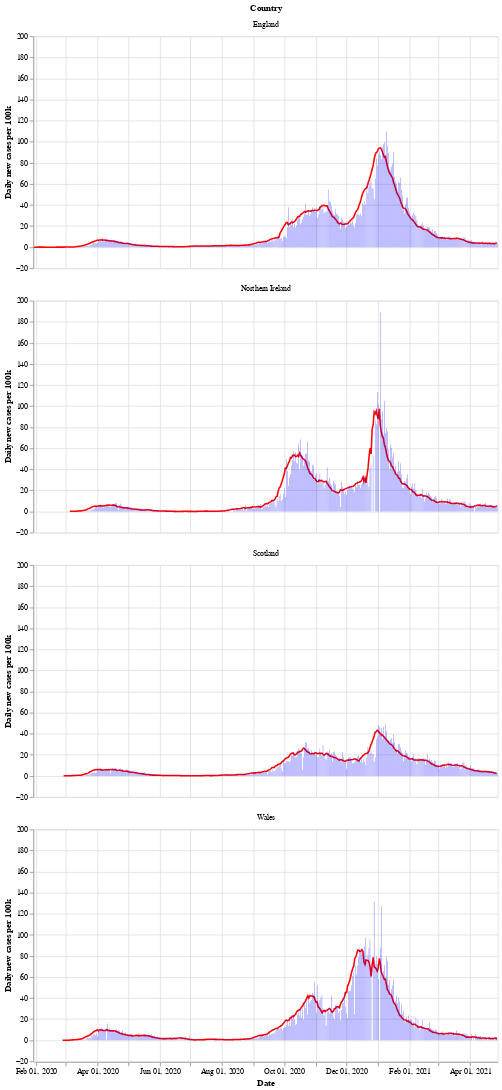

Notebook code cell kept with this figure:
### Markdown cell above
Next is a bar chart of the number of new cases in each country (per 100k population), with the 7 day moving average of cases. Again we see that Wales saw a longer period of raising and falling cases compared to the other countries.

After a period of cases falling, each nation is now seeing a rise in the number of cases - especially in Wales.

### Code cell
# collapse
bars = alt.Chart(uk_cases).mark_bar().encode(
    x=alt.X("yearmonthdate(date):T", axis=alt.Axis(title='Date')),
    y=alt.Y("newCasesRate:Q", axis=alt.Axis(title='Daily new cases per 100k')),
    tooltip='newCasesRate',
    color=alt.condition(
        alt.datum.dailyChange > 0,
        alt.value("orange"),  # The positive color
        alt.value("blue")  # The negative color
    )
).properties(title='New cases per 100k population with rolling 7 day average', width=600).interactive()
line = alt.Chart(uk_cases).mark_line(
    color='red',
    size=2,
).transform_window(
    rolling_mean='mean(newCasesRate)',
    frame=[0, 7],
    groupby=['areaName']
).encode(
    x='yearmonthdate(date):T',
    y='rolling_mean:Q'
)
alt.layer(line, bars, data=uk_cases).facet(alt.Row('areaName', title='Country'), columns=1)

### Figure 1 — Vega-Lite specification as saved in the notebook (floating-point values rounded to 4 significant figures; data arrays with more than 128 entries replaced by an {"elided": "..."} marker saying what was removed)
{"config": {"view": {"continuousWidth": 400, "continuousHeight": 300}}, "data": {"name": "data-bf778a89fe00403ab0a6f9a2a0efb36e"}, "facet": {"type": "nominal", "field": "areaName", "title": "Country"}, "spec": {"layer": [{"mark": {"type": "line", "color": "red", "size": 2}, "encoding": {"x": {"type": "temporal", "field": "date", "timeUnit": "yearmonthdate"}, "y": {"type": "quantitative", "field": "rolling_mean"}}, "transform": [{"window": [{"op": "mean", "field": "newCasesRate", "as": "rolling_mean"}], "frame": [0, 7], "groupby": ["areaName"]}]}, {"mark": "bar", "encoding": {"color": {"condition": {"value": "orange", "test": "(datum.dailyChange > 0)"}, "value": "blue"}, "tooltip": {"type": "quantitative", "field": "newCasesRate"}, "x": {"type": "temporal", "axis": {"title": "Date"}, "field": "date", "timeUnit": "yearmonthdate"}, "y": {"type": "quantitative", "axis": {"title": "Daily new cases per 100k"}, "field": "newCasesRate"}}, "selection": {"selector002": {"type": "interval", "bind": "scales", "encodings": ["x", "y"]}}, "title": "New cases per 100k population with rolling 7 day average", "width": 600}]}, "columns": 1, "$schema": "https://vega.github.io/schema/vega-lite/v4.8.1.json", "datasets": {"data-bf778a89fe00403ab0a6f9a2a0efb36e": {"elided": "1724 records"}}}
